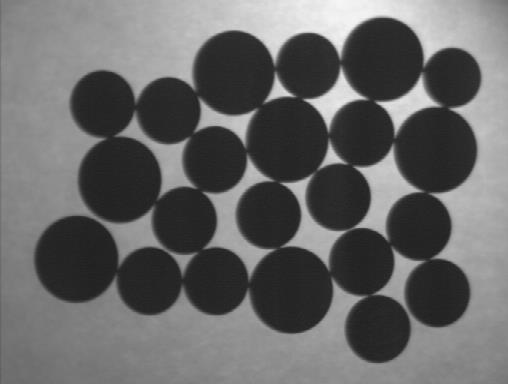
#> input picture data/images/coin.png, 508 x 384 px
$ python coin_counting.py
#> lines starting #> are read from the running program, lines starting #| are printed output that depends on the picture; after the words box and inside, x2 and y2 are one past the last pixel; in counts of white or black regions, pixels touching at a corner belong together
"""Count coins: threshold -> erode -> Canny -> contours, then number each coin."""

from pathlib import Path

import cv2 as cv
import numpy as np

IMAGES = Path(__file__).resolve().parents[2] / "data" / "images"

ERODE_KERNEL = np.ones((20, 20), np.uint8)  # large kernel separates touching coins
LOW_THRESHOLD = 100
HIGH_THRESHOLD = 150


def main():
    image = cv.imread(str(IMAGES / "coin.png"))
#> image is the input picture: shape (384, 508, 3); min 28, max 246, mean 102.9
    if image is None:
        raise SystemExit("Image not found: data/images/coin.png")

    gray = cv.cvtColor(image, cv.COLOR_BGR2GRAY)
    blurred = cv.GaussianBlur(gray, (5, 5), 1)

    # Otsu picks the threshold automatically; invert so coins are white.
    _, binary = cv.threshold(blurred, 0, 255, cv.THRESH_BINARY + cv.THRESH_OTSU)
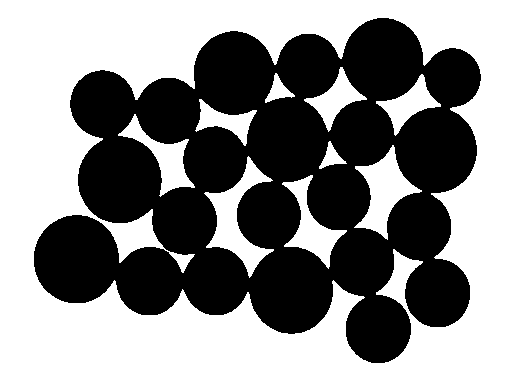
#> binary: shape (384, 508); 54.1% white; 1 black region, box (x1, y1, x2, y2) and area: (34, 18, 481, 363) 89588
    binary = cv.bitwise_not(binary)

    eroded = cv.erode(binary, ERODE_KERNEL, iterations=1)
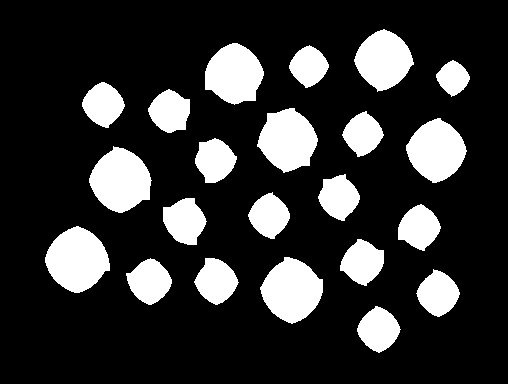
#> eroded: shape (384, 508); 19.9% white; 22 white regions, largest, box (x1, y1, x2, y2) and area: (45, 226, 110, 293) 3033, (89, 146, 152, 213) 2920, (260, 257, 323, 324) 2883
    edges = cv.Canny(eroded, LOW_THRESHOLD, HIGH_THRESHOLD)
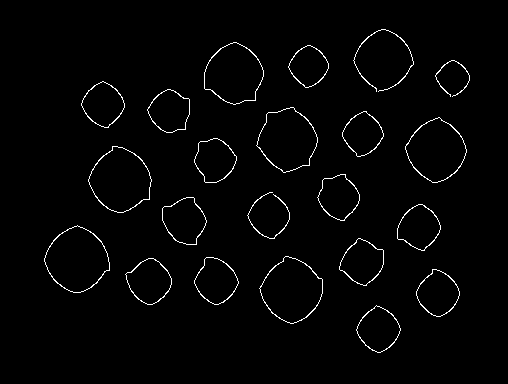
#> edges: shape (384, 508); 1.8% white in thin lines or dots, all inside (x1, y1, x2, y2) = (44, 29, 470, 353)

    contours, _ = cv.findContours(edges, cv.RETR_EXTERNAL, cv.CHAIN_APPROX_NONE)
#> contours = 22 contours; largest, box (x1, y1, x2, y2) and area: (44, 225, 110, 293) 3044, (88, 146, 152, 213) 2928, (259, 256, 323, 324) 2900, (256, 107, 318, 173) 2748, (405, 117, 467, 183) 2706
    print(f"Coins found: {len(contours)}")
#| Coins found: 22

    annotated = image.copy()
    for number, contour in enumerate(contours, start=1):
        x, y, w, h = cv.boundingRect(contour)
        cv.putText(
            annotated,
            str(number),
            (x + w // 2 - 10, y + h // 2),
            cv.FONT_HERSHEY_SIMPLEX,
            0.7,
            (255, 0, 255),
            2,
        )
#> this loop made 22 passes
#> (x, y, w, h) on passes 1 to 12: (356, 305, 45, 48), (416, 269, 44, 48), (125, 258, 47, 47), (194, 257, 45, 48), (259, 256, 64, 68), (339, 238, 45, 48), (44, 225, 66, 68), (397, 204, 44, 47), (162, 197, 45, 48), (247, 192, 43, 47), (317, 174, 43, 47), (88, 146, 64, 67)
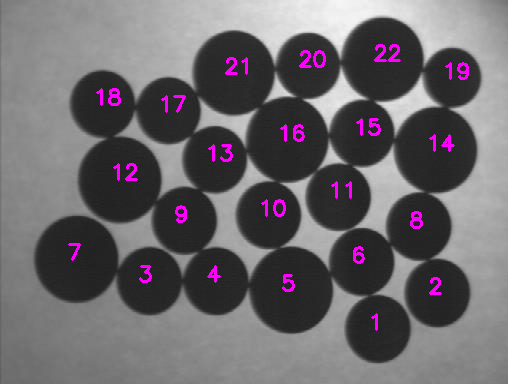
#> annotated: shape (384, 508, 3); 1.73% of pixels changed, all inside (x1, y1, x2, y2) = (68, 44, 469, 331)

    cv.imshow("Original", image)
    cv.imshow("Binary", binary)
    cv.imshow("Eroded", eroded)
    cv.imshow("Canny edges", edges)
    cv.imshow("Counted coins", annotated)
    cv.waitKey(0)
    cv.destroyAllWindows()


if __name__ == "__main__":
    main()

$ run again, with data/images/hist_high_con.png copied over data/images/coin.png
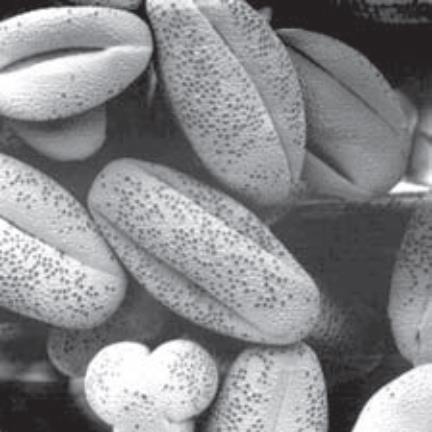
#> input picture data/images/hist_high_con.png, 432 x 432 px
#> in main, image is the input picture: shape (432, 432, 3); mean B, G, R 138.3, 135.9, 135.4
#> in main, `_, binary = cv.threshold(blurred, 0, 255, cv.THRESH_BINARY + cv.THRESH..`:
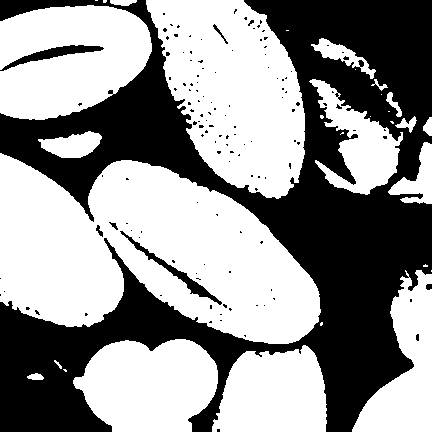
#> binary: shape (432, 432); 57.5% white; 134 black regions (127 under 20 px), largest, box (x1, y1, x2, y2) and area: (0, 0, 432, 432) 77030, (0, 45, 104, 71) 715, (120, 231, 222, 305) 715
#> eroded: shape (432, 432); 19.4% white; 19 white regions (7 under 20 px), largest, box (x1, y1, x2, y2) and area: (268, 179, 432, 432) 15493, (262, 0, 432, 108) 8196, (0, 316, 95, 432) 6264
#> edges: shape (432, 432); 1.2% white in thin lines or dots
#> contours = 33 contours, 27 with area under 20; largest, box (x1, y1, x2, y2) and area: (57, 167, 88, 184) 260, (314, 132, 329, 152) 197, (268, 179, 432, 432) 58, (90, 79, 193, 169) 35, (17, 338, 95, 432) 28, (342, 254, 432, 432) 28
#| Coins found: 33
#> the loop in main, `for number, contour in enumerate(contours, start=1):` made 33 passes
#> (x, y, w, h) on passes 1 to 8: (201, 425, 3, 7), (220, 343, 10, 11), (217, 342, 8, 12), (17, 338, 78, 94), (103, 332, 3, 3), (114, 329, 66, 6), (0, 315, 95, 22), (136, 296, 47, 33)
#> after the loop in main, `for number, contour in enumerate(contours, start=1):`:
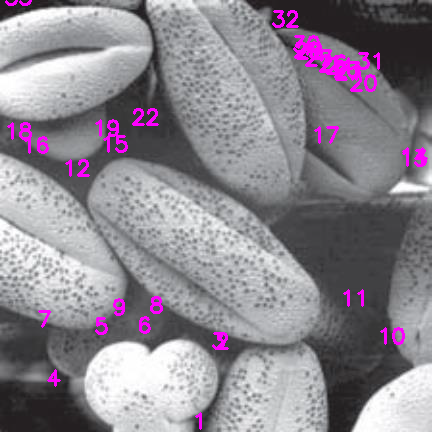
#> annotated: shape (432, 432, 3); 2.58% of pixels changed, all inside (x1, y1, x2, y2) = (5, 0, 428, 430)
